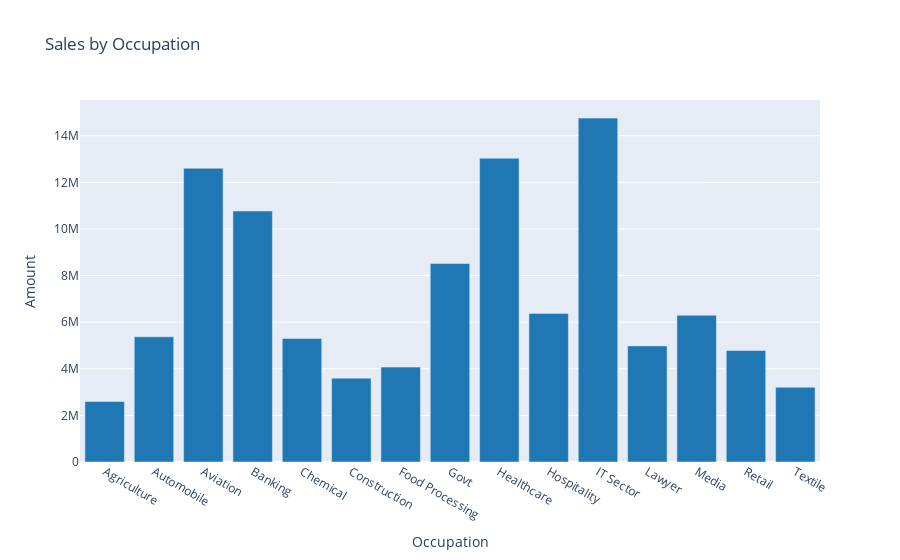

Notebook source saved alongside this figure:
### Code cell
fig = px.bar(occ_sales, x='Occupation', y='Amount', title='Sales by Occupation',
             color_discrete_sequence=['#1f77b4', '#ff7f0e'])
fig.show()

### Figure 1 — Plotly figure (JSON) as saved in the notebook; plotly's stock layout.template omitted (floating-point values rounded to 4 significant figures)
{"data": [{"alignmentgroup": "True", "hovertemplate": "Occupation=%{x}<br>Amount=%{y}<extra></extra>", "legendgroup": "", "marker": {"color": "#1f77b4", "pattern": {"shape": ""}}, "name": "", "offsetgroup": "", "orientation": "v", "showlegend": false, "textposition": "auto", "type": "bar", "x": ["Agriculture", "Automobile", "Aviation", "Banking", "Chemical", "Construction", "Food Processing", "Govt", "Healthcare", "Hospitality", "IT Sector", "Lawyer", "Media", "Retail", "Textile"], "xaxis": "x", "y": [2593087, 5368596, 12602298, 10770610, 5297436, 3597511, 4070670, 8517212, 13034586, 6376405, 14755079, 4981665, 6295832, 4783170, 3204972], "yaxis": "y"}], "layout": {"barmode": "relative", "legend": {"tracegroupgap": 0}, "title": {"text": "Sales by Occupation"}, "xaxis": {"anchor": "y", "domain": [0, 1], "title": {"text": "Occupation"}}, "yaxis": {"anchor": "x", "domain": [0, 1], "title": {"text": "Amount"}}}}
